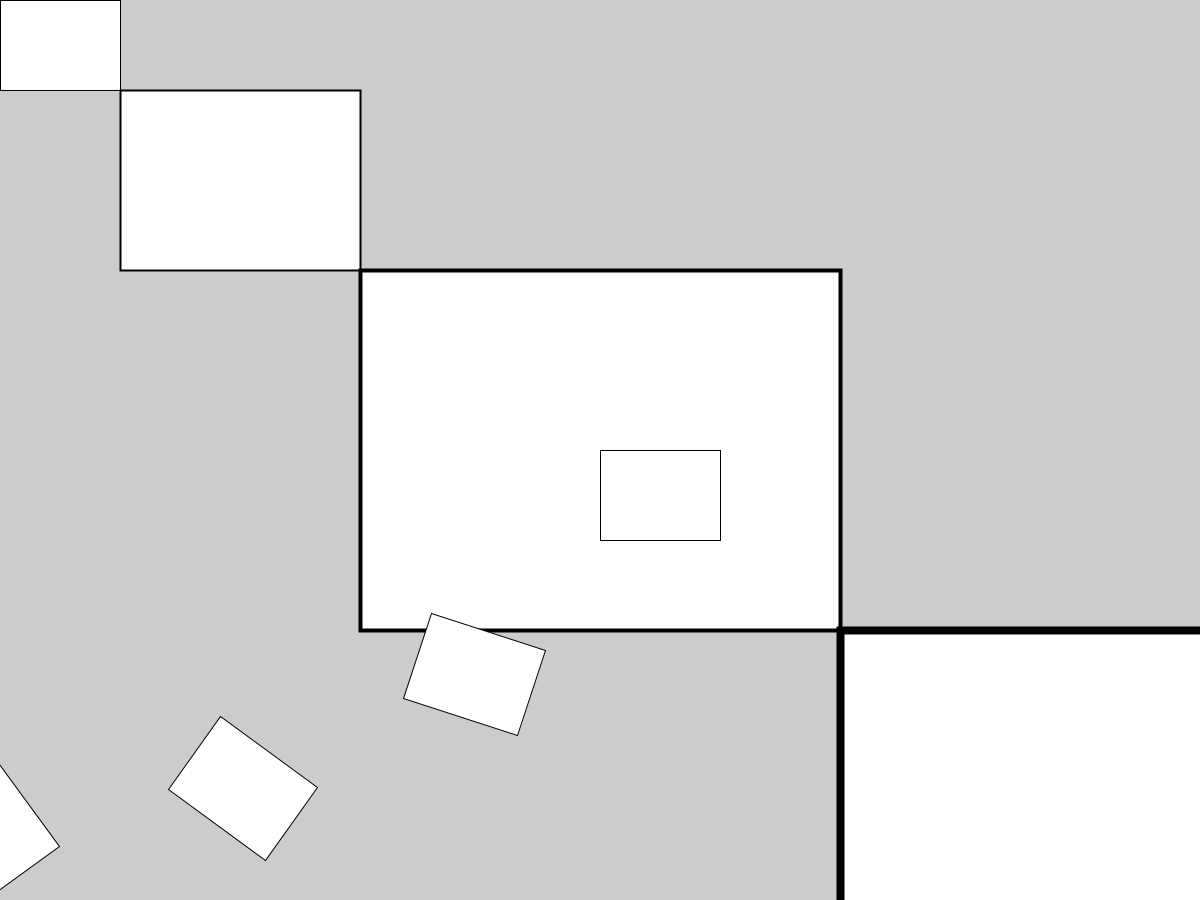
Frame 1 (no input)
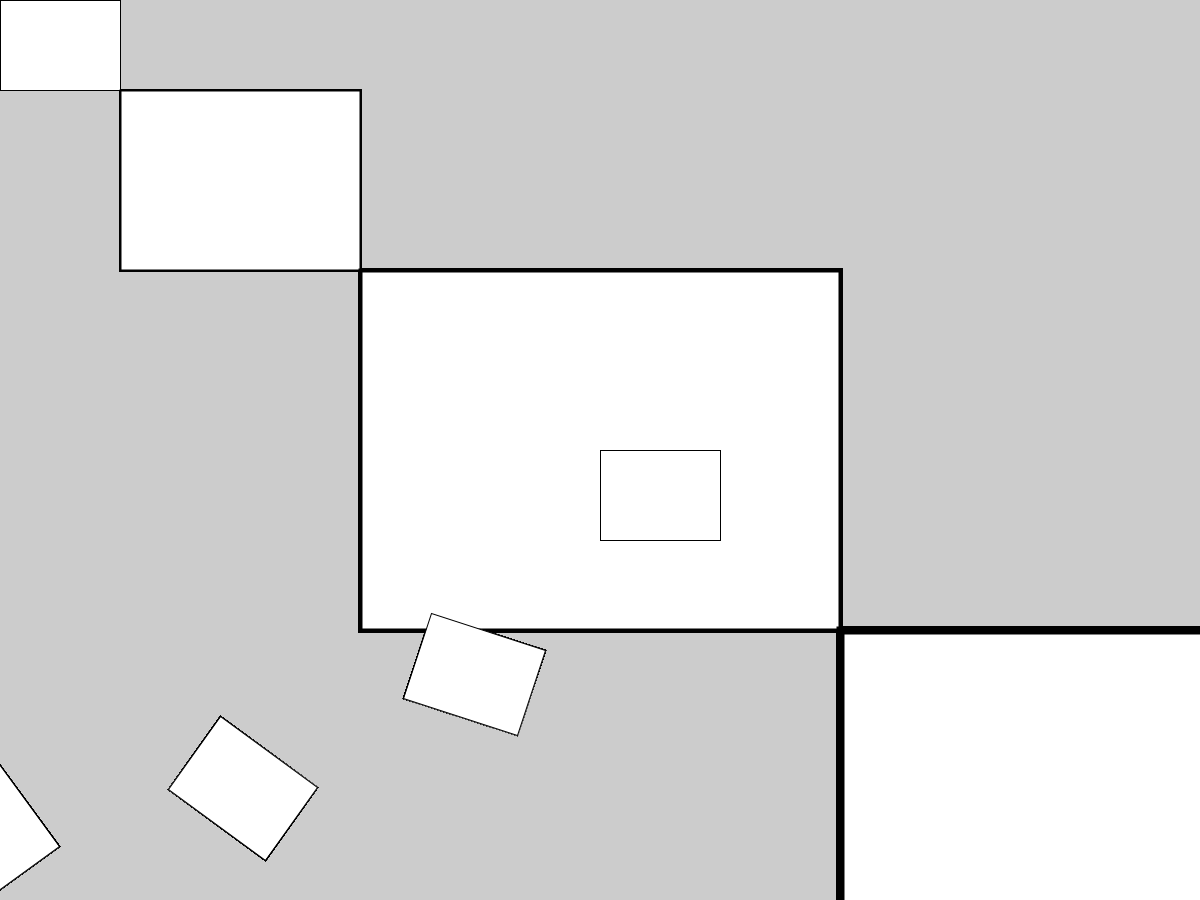
Frame 60 (the mouse pressed at the canvas centre just before this capture)
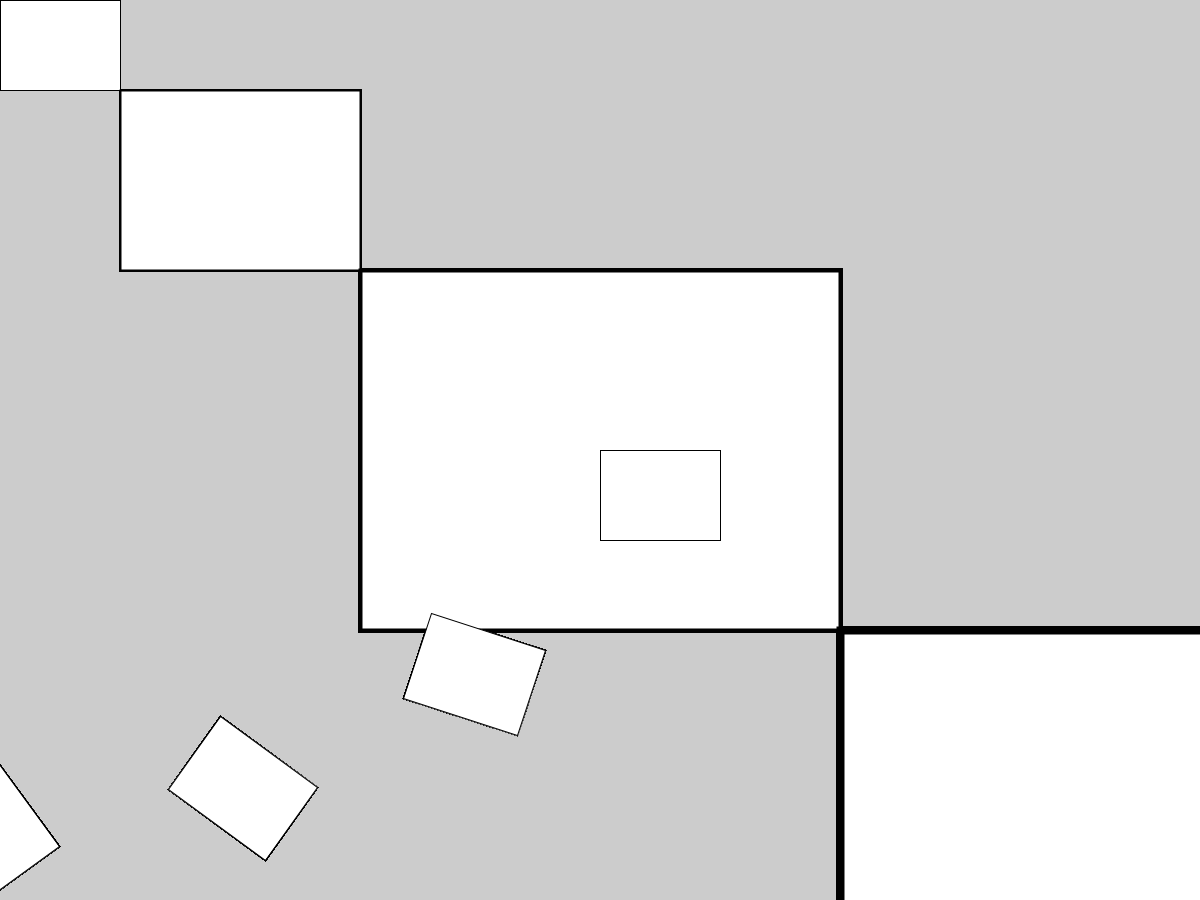
Frame 120 (the mouse held since frame 60 and released just before this capture)

The Processing sketch that drew these frames (run headless with seeded random() and noise(); from frame 60 on, the mouse is pressed at the canvas centre):

// Processing sketch: move
// ── move.pde
void setup(){
  size(1200, 900);
  smooth();
}

void draw(){
  pushMatrix();
  for(int i = 0; i < 10; i++){
    rect(0, 0, width / 10, height / 10);
    translate(width / 10, height / 10);
    scale(2);
  }
  popMatrix();
  for(int i = 0; i < 10; i++){
    rect(width / 2, height / 2, width / 10, height / 10);
    rotate(PI / 10);
  }
}
